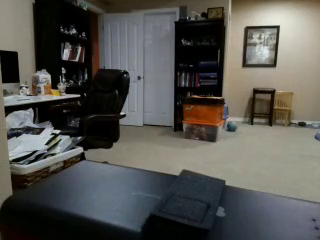
#> input picture frame 58 of source/blog/Robots/AHRS/sensor_data.mp4, 320 x 240 px, given in place of vo.mp4, which was not available
$ jupyter execute video_odometry.ipynb   (shell and % lines are left out)   (older library calls are emulated)   (text cells are left out)
#> lines starting #> are read from the running program, lines starting #| are printed output that depends on the picture
[cell 1]
from __future__ import print_function, division
import numpy as np
import cv2
import time
from matplotlib import pyplot as plt
from math import atan2, pi, sin, tan, atan, cos, asin

[cell 2]
# [25 lines left out: function plotAngles, not called in this run]

[cell 3]
# [24 lines left out: function plotGroundPath, not called in this run]

[cell 4]
# Show the raw video
# Note the sloppy movement and total lack of consistent camera orientation :)
from IPython.display import HTML # need this for embedding a movie in an iframe
HTML('<iframe src="vo.mp4" width="640" height="360" frameborder="0" webkitallowfullscreen mozallowfullscreen allowfullscreen></iframe>')

[cell 5]
# read in the video and store it for processing
def getVideo(fname):
#> called with fname = 'vo.mp4'
    video = cv2.VideoCapture(fname)
    print(video.isOpened())
    buffer = []
    try:
        while True:
            ok, frame = video.read()
#> frame is the input picture: shape (240, 320, 3); mean B, G, R 81.3, 85.6, 86.5
            if ok:
                frame = cv2.cvtColor(frame, cv2.COLOR_BGR2GRAY)
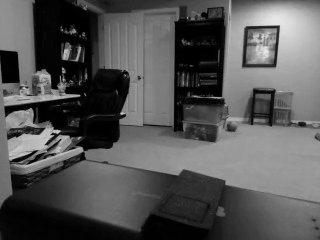
#> frame: shape (240, 320); min 0, max 237, mean 85.3
                buffer.append(frame.copy())
            else:
                print('All done, read {} images'.format(len(buffer)))

                print('Read in {} frames, each {}x{} pixles'.format(
                    len(buffer),
                    buffer[0].shape[0],
                    buffer[0].shape[1]))
                break
    except Exception as e:
        print('Oops ... something happened')
        print(e)
    video.release()
    return buffer


$ run again, starting later in the video
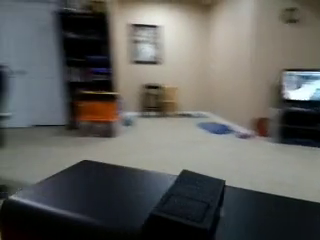
#> input picture frame 468 of source/blog/Robots/AHRS/sensor_data.mp4, 320 x 240 px, given in place of vo.mp4, which was not available
#> in getVideo, frame is the input picture: shape (240, 320, 3); mean B, G, R 90.8, 94.1, 93.9
#> in getVideo, `frame = cv2.cvtColor(frame, cv2.COLOR_BGR2GRAY)`:
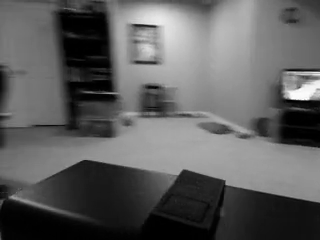
#> frame: shape (240, 320); min 0, max 255, mean 93.7
